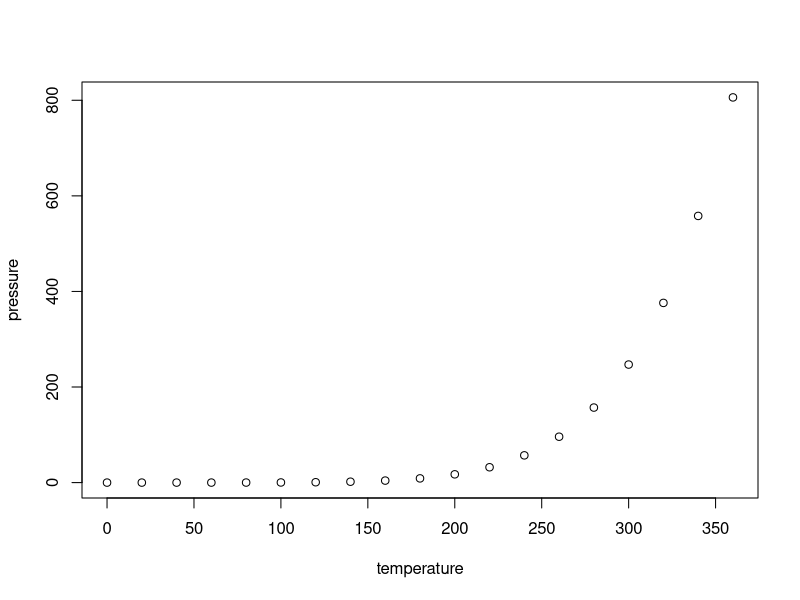
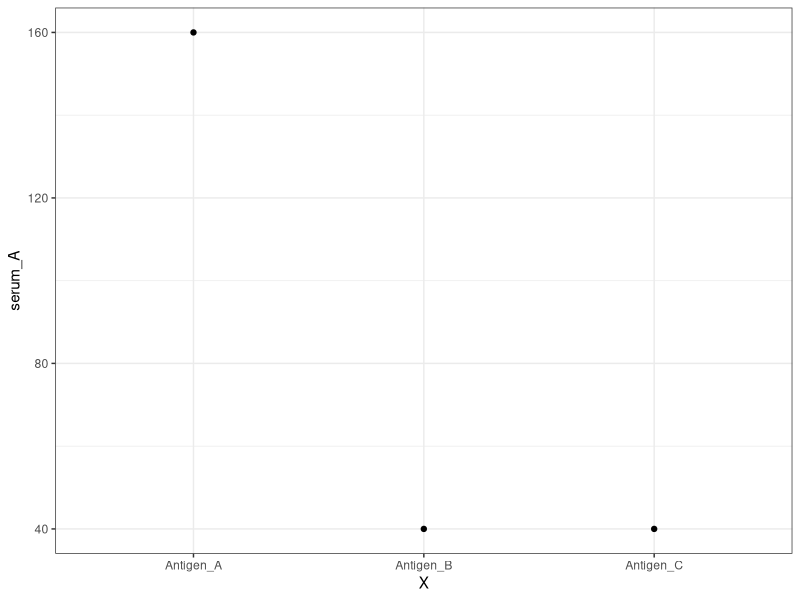

Recreate these plots in R, in order.
## ---- chunk 1
knitr::opts_chunk$set(echo = TRUE)
## ---- chunk 2
summary(cars)
## ---- chunk 3
plot(pressure)
## ---- chunk 4
# Package names
packages <- c("knitr", "tidyverse")

# Install packages not yet installed
installed_packages <- packages %in% rownames(installed.packages())
if (any(installed_packages == FALSE)) {
  install.packages(packages[!installed_packages])
}

invisible(lapply(packages, library, character.only = TRUE))

#set ggplot2 theme
theme_set(theme_bw() + 
            theme(strip.background.x = element_blank()))
## ---- chunk 5
demo_data <- read.csv("../data/titerdata/01_artificial_titerdata.csv")
## ---- chunk 6

# function_name, assignment operator, declaration that this is a function with (argument 1, argument 2). The 
# function body is encapsulated by "{}" and the return() statement tells the function what to give back when it is called
sum_up <- function(par1, par2){
  
  result <- par1 + par2
  
  return(result)
}

## ---- chunk 7
sum_up(4, 9)
## ---- chunk 8
sum_up(c(1:3), c(1, 2, 3))
## ---- chunk 9
ggplot(data = demo_data, aes(x = X, y = serum_A)) + 
  geom_point()
